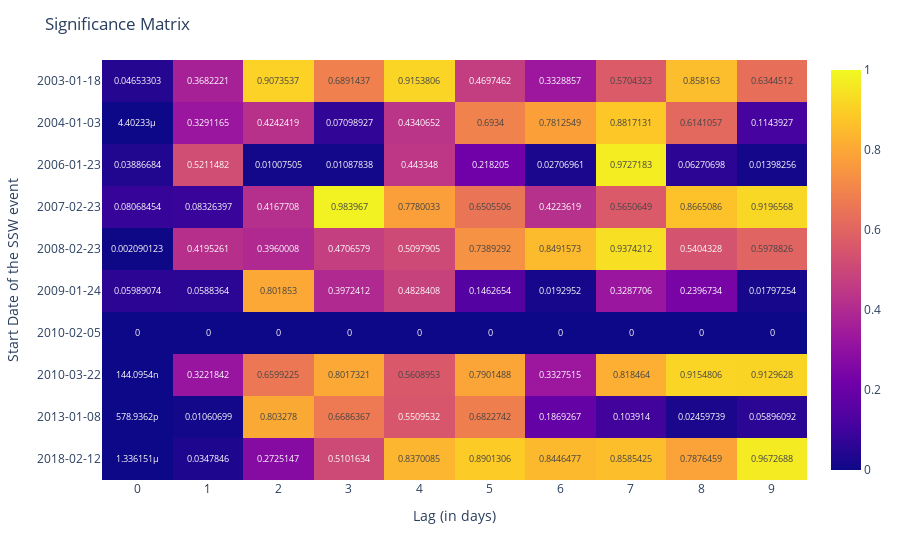

This figure's notebook cell:
### Code cell
import plotly.express as px

dates = main_params_df['identifier'].unique()
dates.sort()

fig = px.imshow(coefs_arr_se, text_auto=True, aspect="auto")

# add title to the figure
# Add row labels to the figure
tickvals = list(enumerate(dates))

fig.update_layout(
    title="Significance Matrix",
    yaxis=dict(
        tickmode='array', 
        tickvals=np.arange(len(dates)),
        ticktext=dates,
        title='Start Date of the SSW event'
    ),
    xaxis=dict(
        tickmode='array',
        tickvals=np.arange(np.shape(coefs_arr_se)[1]),
        title='Lag (in days)'
    ),
        coloraxis=dict(
        cmin=0,
        cmax=1
    )
)

fig.show()

### Figure 1 — Plotly figure (JSON) as saved in the notebook; plotly's stock layout.template omitted (floating-point values rounded to 4 significant figures)
{"data": [{"coloraxis": "coloraxis", "hovertemplate": "x: %{x}<br>y: %{y}<br>color: %{z}<extra></extra>", "name": "0", "texttemplate": "%{z}", "type": "heatmap", "xaxis": "x", "yaxis": "y", "z": [[0.04653, 0.3682, 0.9074, 0.6891, 0.9154, 0.4697, 0.3329, 0.5704, 0.8582, 0.6345], [4.402e-06, 0.3291, 0.4242, 0.07099, 0.4341, 0.6934, 0.7813, 0.8817, 0.6141, 0.1144], [0.03887, 0.5211, 0.01008, 0.01088, 0.4433, 0.2182, 0.02707, 0.9727, 0.06271, 0.01398], [0.08068, 0.08326, 0.4168, 0.984, 0.778, 0.6506, 0.4224, 0.5651, 0.8665, 0.9197], [0.00209, 0.4195, 0.396, 0.4707, 0.5098, 0.7389, 0.8492, 0.9374, 0.5404, 0.5979], [0.05989, 0.05884, 0.8019, 0.3972, 0.4828, 0.1463, 0.0193, 0.3288, 0.2397, 0.01797], [0, 0, 0, 0, 0, 0, 0, 0, 0, 0], [1.441e-07, 0.3222, 0.6599, 0.8017, 0.5609, 0.7901, 0.3328, 0.8185, 0.9155, 0.913], [5.789e-10, 0.01061, 0.8033, 0.6686, 0.551, 0.6823, 0.1869, 0.1039, 0.0246, 0.05896], [1.336e-06, 0.03478, 0.2725, 0.5102, 0.837, 0.8901, 0.8446, 0.8585, 0.7876, 0.9673]]}], "layout": {"coloraxis": {"cmax": 1, "cmin": 0, "colorscale": [[0, "#0d0887"], [0.1111, "#46039f"], [0.2222, "#7201a8"], [0.3333, "#9c179e"], [0.4444, "#bd3786"], [0.5556, "#d8576b"], [0.6667, "#ed7953"], [0.7778, "#fb9f3a"], [0.8889, "#fdca26"], [1, "#f0f921"]]}, "margin": {"t": 60}, "title": {"text": "Significance Matrix"}, "xaxis": {"anchor": "y", "domain": [0, 1], "tickmode": "array", "tickvals": [0, 1, 2, 3, 4, 5, 6, 7, 8, 9], "title": {"text": "Lag (in days)"}}, "yaxis": {"anchor": "x", "autorange": "reversed", "domain": [0, 1], "tickmode": "array", "ticktext": ["2003-01-18", "2004-01-03", "2006-01-23", "2007-02-23", "2008-02-23", "2009-01-24", "2010-02-05", "2010-03-22", "2013-01-08", "2018-02-12"], "tickvals": [0, 1, 2, 3, 4, 5, 6, 7, 8, 9], "title": {"text": "Start Date of the SSW event"}}}}
